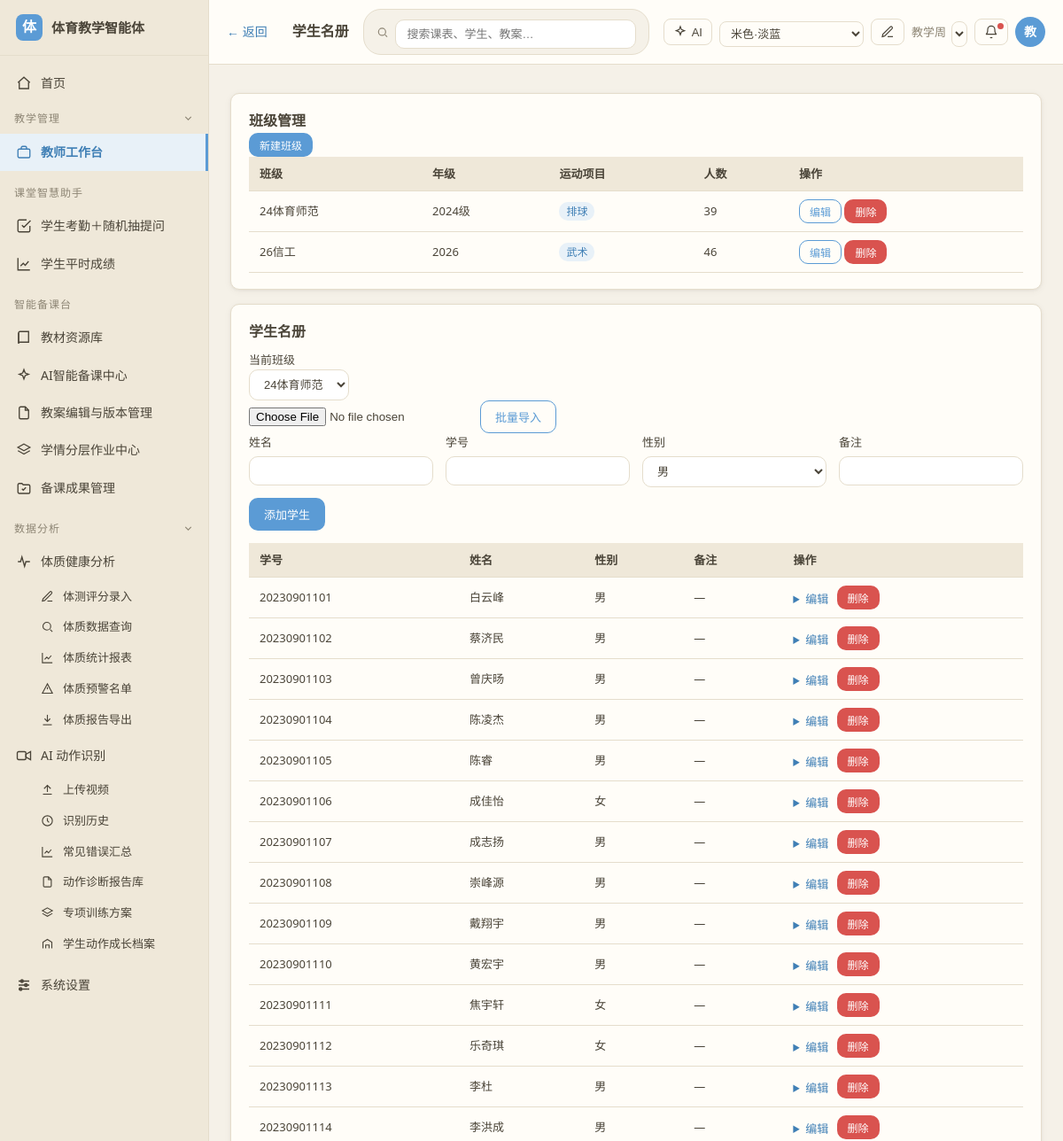
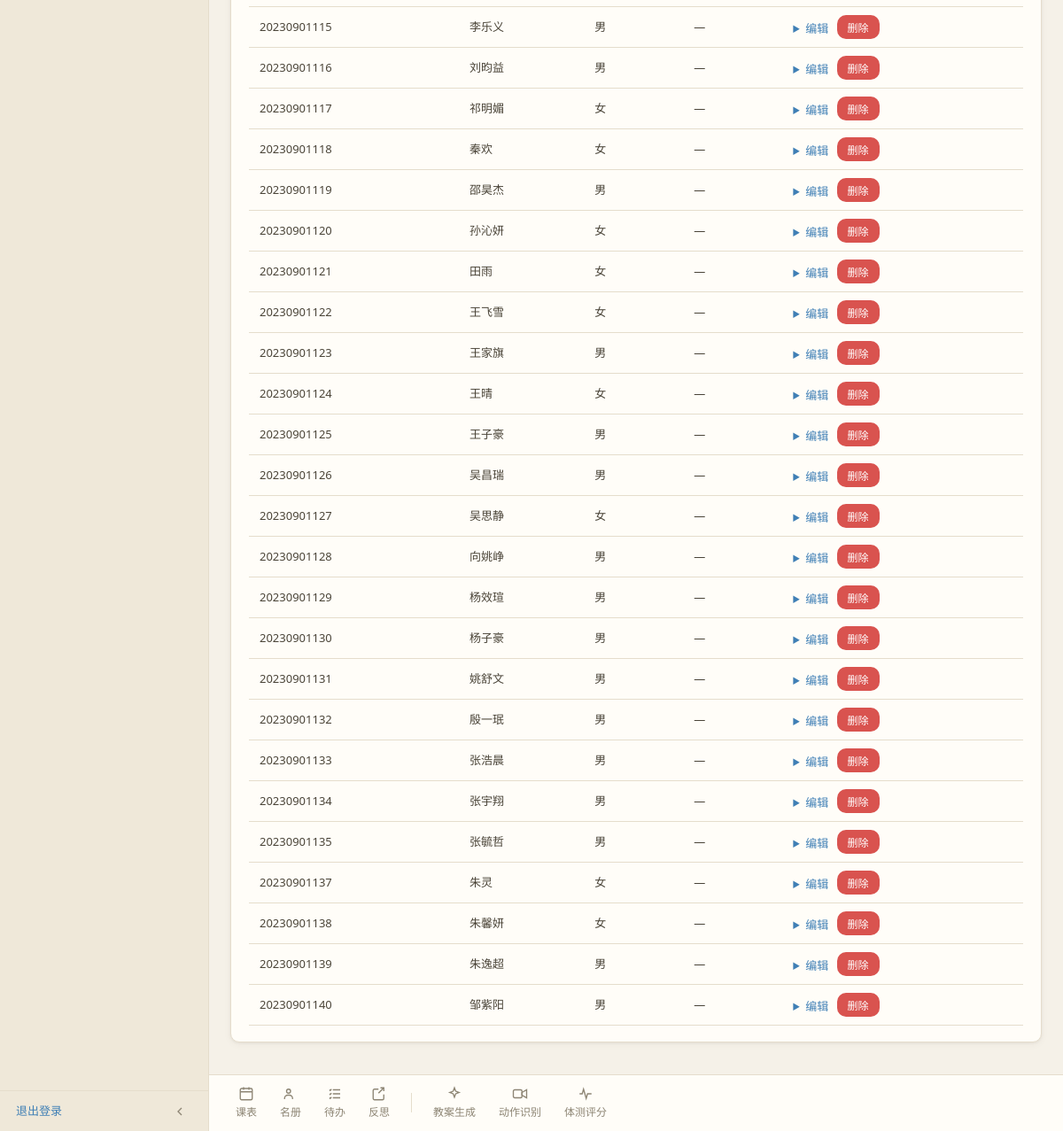
Screenshot of /workbench/students (signed in) with the database file from the repository (2 pictures, top to bottom).
### models.py (models this page shows)
class SchoolClass(db.Model):
    __tablename__ = 'classes'
    id = db.Column(db.Integer, primary_key=True)
    name = db.Column(db.String(120), nullable=False)
    grade = db.Column(db.String(40))
    note = db.Column(db.Text)
    created_at = db.Column(db.DateTime, default=datetime.utcnow)

class ClassSportBinding(db.Model):
    __tablename__ = 'class_sport_bindings'
    id = db.Column(db.Integer, primary_key=True)
    class_id = db.Column(db.Integer, db.ForeignKey('classes.id'), nullable=False)
    sport_item = db.Column(db.String(40), nullable=False)
    note = db.Column(db.String(200))
    created_at = db.Column(db.DateTime, default=datetime.utcnow)
    __table_args__ = (db.UniqueConstraint('class_id', 'sport_item', name='uq_class_sport'),)

class Student(db.Model):
    __tablename__ = 'students'
    id = db.Column(db.Integer, primary_key=True)
    student_no = db.Column(db.String(40))
    name = db.Column(db.String(80), nullable=False)
    gender = db.Column(db.String(10))  # 男 / 女
    class_id = db.Column(db.Integer, db.ForeignKey('classes.id'))
    note = db.Column(db.Text)
    created_at = db.Column(db.DateTime, default=datetime.utcnow)

### routes/workbench.py (the view)
@workbench_bp.route('/students')
@login_required
def students():
    classes = _all_classes()
    cid = request.args.get('class_id', type=int)
    if cid is None and classes:
        cid = classes[0].id
    selected = db.session.get(SchoolClass, cid) if cid else None
    student_list = (Student.query.filter_by(class_id=cid)
                    .order_by(Student.student_no).all()) if cid else []
    counts = {c.id: Student.query.filter_by(class_id=c.id).count() for c in classes}
    bindings_map = {}
    for b in ClassSportBinding.query.order_by(ClassSportBinding.id).all():
        bindings_map.setdefault(b.class_id, []).append(b.sport_item)
    return render_template('workbench/students.html', active='workbench',
                           classes=classes, selected=selected, students=student_list,
                           counts=counts, sport_items=SPORT_ITEMS, bindings_map=bindings_map)

### routes/workbench.py (called while the page is built)
def _all_classes():
    return SchoolClass.query.order_by(SchoolClass.id).all()

### security.py (called while the page is built)
def login_required(f):
    @wraps(f)
    def wrapper(*args, **kwargs):
        if 'user_id' not in session:
            return redirect(url_for('auth.login', next=request.path))
        return f(*args, **kwargs)
    return wrapper

def current_user_id():
    return session.get('user_id')

### templates/workbench/students.html (shortened to what this page needs)
{% extends 'base.html' %}
{% block page_back %}
<a class="back-btn" href="{{ url_for('workbench.index') }}">← 返回</a>
{% endblock %}
{% block page_title %}学生名册{% endblock %}
{% block content %}
<div class="card">
  <div class="toolbar">
    <h2 style="margin:0">班级管理</h2>
    <button type="button" class="btn btn-primary btn-sm" onclick="openClassModal()">新建班级</button>
  </div>
  {% if classes %}
  <table>
    <thead><tr><th>班级</th><th>年级</th><th>运动项目</th><th>人数</th><th>操作</th></tr></thead>
    <tbody>
      {% for c in classes %}
      <tr>
        <td>{{ c.name }}</td>
        <td>{{ c.grade or '—' }}</td>
        <td>
          {% set sports = bindings_map.get(c.id, []) %}
          {% if sports %}
            {% for s in sports %}<span class="tag info">{{ s }}</span>{% endfor %}
          {% else %}<span class="muted">未配置</span>{% endif %}
        </td>
        <td>{{ counts.get(c.id, 0) }}</td>
        <td>
          <button type="button" class="btn btn-outline btn-sm"
                  data-action="{{ url_for('workbench.class_edit', cid=c.id) }}"
                  data-id="{{ c.id }}" data-name="{{ c.name }}" data-grade="{{ c.grade or '' }}"
                  onclick="openClassModal(this)">编辑</button>
          <form method="post" action="{{ url_for('workbench.class_delete', cid=c.id) }}" style="display:inline" onsubmit="return confirm('确定删除该班级吗？')">
            <button type="submit" class="btn btn-danger btn-sm">删除</button>
          </form>
        </td>
      </tr>
      {% endfor %}
    </tbody>
  </table>
  {% else %}
  <p class="muted">还没有班级，请点击右上角「新建班级」。</p>
  {% endif %}
</div>
<div class="card">
  <h2>学生名册</h2>
  {% if classes %}
  <div class="toolbar">
    <div class="form-inline">
      <label style="margin:0">当前班级
        <select onchange="location.href='{{ url_for('workbench.students') }}?class_id='+this.value" style="width:auto;margin-top:0">
          {% for c in classes %}<option value="{{ c.id }}" {{ 'selected' if selected and c.id == selected.id }}>{{ c.name }}</option>{% endfor %}
        </select>
      </label>
    </div>
    <div class="actions">
      <form method="post" action="{{ url_for('workbench.students_import') }}" enctype="multipart/form-data" class="form-inline">
        <input type="file" name="file" accept=".xlsx,.xls,.csv" required>
        <button type="submit" class="btn btn-outline">批量导入</button>
      </form>
    </div>
  </div>
  <form method="post" action="{{ url_for('workbench.student_add') }}" class="form-grid" style="margin-bottom:14px">
    <label>姓名 <input type="text" name="name" required></label>
    <label>学号 <input type="text" name="student_no"></label>
    <label>性别 <select name="gender"><option>男</option><option>女</option></select></label>
    <label>备注 <input type="text" name="note"></label>
    <div style="display:flex;align-items:flex-end"><button type="submit" class="btn btn-primary">添加学生</button></div>
  </form>
  {% if students %}
  <table>
    <thead><tr><th>学号</th><th>姓名</th><th>性别</th><th>备注</th><th>操作</th></tr></thead>
    <tbody>
      {% for s in students %}
      <tr>
        <td>{{ s.student_no or '—' }}</td>
        <td>{{ s.name }}</td>
        <td>{{ s.gender or '—' }}</td>
        <td>{{ s.note or '—' }}</td>
        <td>
          <details>
            <summary>编辑</summary>
          </details>
          <form method="post" action="{{ url_for('workbench.student_delete', sid=s.id) }}" style="display:inline" onsubmit="return confirm('确定删除该学生吗？')">
            <button type="submit" class="btn btn-danger btn-sm">删除</button>
          </form>
        </td>
      </tr>
      {% endfor %}
    </tbody>
  </table>
  {% else %}
  <p class="muted">该班级还没有学生，可手动添加或批量导入。</p>
  {% endif %}
  {% else %}
  <p class="muted">请先在上方新建班级，再录入学生。</p>
  {% endif %}
</div>
{% endblock %}

### static/css/style.css (style rules this page uses)
:root { --bg: #f5f1e8; --sidebar: #efe8d9; --card: #fffdf8; --border: #e5ddcc; --text: #4a4438; --text-muted: #8d8574; --primary: #5b9bd5; --primary-hover: #4a8bc4; --primary-bg: #e8f1f8; --link: #3f7fb5; --success: #6aa84f; --warning: #e6a23c; --danger: #d9534f; --topbar-bg: #fffdf8; --radius: 10px; --shadow: 0 1px 3px rgba(74, 68, 56, .07), 0 2px 8px rgba(74, 68, 56, .05); }
* { box-sizing: border-box; }
html, body { height: 100%; }
body { margin: 0; background: var(--bg); color: var(--text); font-family: "Microsoft YaHei", "PingFang SC", "Segoe UI", sans-serif; font-size: 14px; line-height: 1.6; }
a { color: var(--link); text-decoration: none; }
h1, h2, h3 { margin: 0 0 .5em; font-weight: 600; color: var(--text); }
h2 { font-size: 16px; }
.card { background: var(--card); border: 1px solid var(--border); border-radius: var(--radius); box-shadow: var(--shadow); padding: 18px 20px; margin-bottom: 16px; }
.card > h2, .card > h3 { margin-top: 0; }
.btn { display: inline-block; padding: 8px 16px; border: 1px solid transparent; border-radius: var(--radius); font-size: 13px; cursor: pointer; background: var(--card); color: var(--text); }
.btn-primary { background: var(--primary); color: #fff; }
.btn-outline { border-color: var(--primary); color: var(--primary); background: transparent; }
.btn-danger { background: var(--danger); color: #fff; }
.btn-sm { padding: 4px 11px; font-size: 12px; }
label { display: block; margin-bottom: 12px; font-size: 13px; color: var(--text); }
input[type=text], input[type=password], input[type=number], input[type=date], input[type=time], input[type=datetime-local], select, textarea { display: block; width: 100%; margin-top: 5px; padding: 8px 12px; border: 1px solid var(--border); border-radius: var(--radius); background: #fff; color: var(--text); font-size: 13px; }
.form-grid { display: grid; grid-template-columns: repeat(auto-fit, minmax(170px, 1fr)); gap: 0 14px; }
.form-grid label { margin-bottom: 12px; }
.form-inline { display: flex; gap: 8px; align-items: center; flex-wrap: wrap; }
table { width: 100%; border-collapse: collapse; background: var(--card); }
th, td { padding: 9px 12px; text-align: left; border-bottom: 1px solid var(--border); font-size: 13px; }
th { background: var(--sidebar); font-weight: 600; }
.tag { display: inline-block; padding: 1px 8px; border-radius: 10px; font-size: 12px; }
.tag.info { background: var(--primary-bg); color: var(--link); }
.back-btn { display: inline-flex; align-items: center; gap: 4px; color: var(--link); font-size: 14px; white-space: nowrap; margin-right: 12px; cursor: pointer; }
details { display: inline-block; margin-right: 6px; vertical-align: middle; }
details summary { cursor: pointer; color: var(--link); font-size: 13px; }

### rows the page displays
SchoolClass: name "24体育师范", grade "2024级", get "39"
ClassSportBinding: sport_item "排球"
SchoolClass: name "26信工", grade "2026", get "46"
ClassSportBinding: sport_item "武术"
Student: student_no "20230901101", name "白云峰", gender "男", note "—"
Student: student_no "20230901102", name "蔡济民", gender "男", note "—"
Student: student_no "20230901103", name "曾庆旸", gender "男", note "—"
Student: student_no "20230901104", name "陈凌杰", gender "男", note "—"
Student: student_no "20230901105", name "陈睿", gender "男", note "—"
Student: student_no "20230901106", name "成佳怡", gender "女", note "—"
Student: student_no "20230901107", name "成志扬", gender "男", note "—"
Student: student_no "20230901108", name "崇峰源", gender "男", note "—"
Student: student_no "20230901109", name "戴翔宇", gender "男", note "—"
Student: student_no "20230901110", name "黄宏宇", gender "男", note "—"
Student: student_no "20230901111", name "焦宇轩", gender "女", note "—"
Student: student_no "20230901112", name "乐奇琪", gender "女", note "—"
Student: student_no "20230901113", name "李杜", gender "男", note "—"
Student: student_no "20230901114", name "李洪成", gender "男", note "—"
Student: student_no "20230901115", name "李乐义", gender "男", note "—"
Student: student_no "20230901116", name "刘昀益", gender "男", note "—"
Student: student_no "20230901117", name "祁明媚", gender "女", note "—"
Student: student_no "20230901118", name "秦欢", gender "女", note "—"
Student: student_no "20230901119", name "邵昊杰", gender "男", note "—"
Student: student_no "20230901120", name "孙沁妍", gender "女", note "—"
Student: student_no "20230901121", name "田雨", gender "女", note "—"
Student: student_no "20230901122", name "王飞雪", gender "女", note "—"
Student: student_no "20230901123", name "王家旗", gender "男", note "—"
Student: student_no "20230901124", name "王晴", gender "女", note "—"
Student: student_no "20230901125", name "王子豪", gender "男", note "—"
Student: student_no "20230901126", name "吴昌瑞", gender "男", note "—"
Student: student_no "20230901127", name "吴思静", gender "女", note "—"
Student: student_no "20230901128", name "向姚峥", gender "男", note "—"
Student: student_no "20230901129", name "杨效瑄", gender "男", note "—"
Student: student_no "20230901130", name "杨子豪", gender "男", note "—"
Student: student_no "20230901131", name "姚舒文", gender "男", note "—"
Student: student_no "20230901132", name "殷一珉", gender "男", note "—"
Student: student_no "20230901133", name "张浩晨", gender "男", note "—"
Student: student_no "20230901134", name "张宇翔", gender "男", note "—"
Student: student_no "20230901135", name "张毓哲", gender "男", note "—"
Student: student_no "20230901137", name "朱灵", gender "女", note "—"
Student: student_no "20230901138", name "朱馨妍", gender "女", note "—"
Student: student_no "20230901139", name "朱逸超", gender "男", note "—"
Student: student_no "20230901140", name "邹紫阳", gender "男", note "—"

### other values shown
{{ user_initial }} "教"
form field value "24体育师范"
